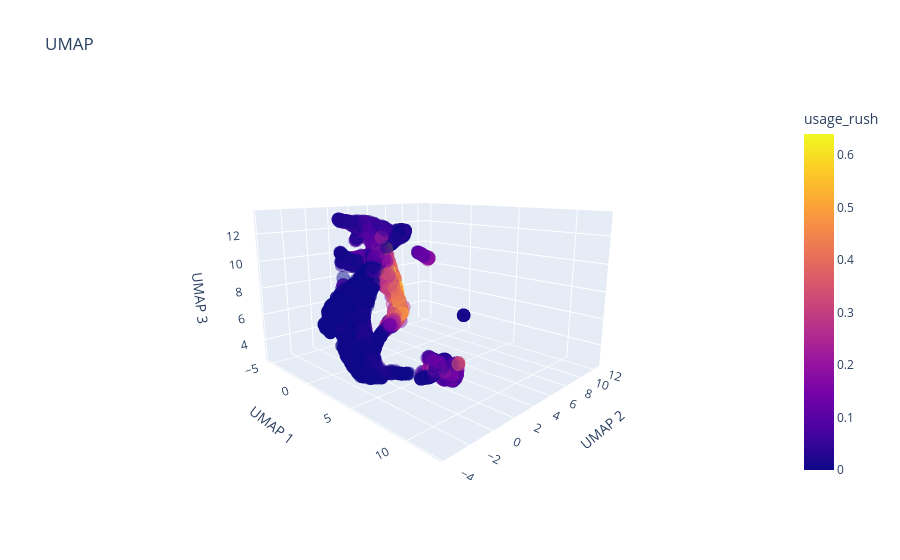

This figure's notebook cell:
### Code cell
import plotly.express as px

X_umap = umap.fit_transform(X_scaled)

df_umap = pd.DataFrame({
    "UMAP 1": X_umap[:, 0],
    "UMAP 2": X_umap[:, 1],
    "UMAP 3": X_umap[:, 2]
})

df_umap['usage_rush'] = numeric_df.usage_rush

fig = px.scatter_3d(
    df_umap,
    x="UMAP 1",
    y="UMAP 2",
    z="UMAP 3",
    opacity=0.5,
    title="UMAP",
    color = 'usage_rush'
)

fig.update_layout(
    scene=dict(
        xaxis_title="UMAP 1",
        yaxis_title="UMAP 2",
        zaxis_title="UMAP 3",
        camera=dict(
            eye=dict(x=1.5, y=-1.5, z=0.5)  # roughly similar to elev=10, azim=-45
        )
    )
)

fig.show()

### Figure 1 — Plotly figure (JSON) as saved in the notebook; plotly's stock layout.template omitted (floating-point values rounded to 4 significant figures; data arrays with more than 128 entries replaced by an {"elided": "..."} marker saying what was removed)
{"data": [{"hovertemplate": "UMAP 1=%{x}<br>UMAP 2=%{y}<br>UMAP 3=%{z}<br>usage_rush=%{marker.color}<extra></extra>", "legendgroup": "", "marker": {"color": {"elided": "12408 float values"}, "coloraxis": "coloraxis", "opacity": 0.5, "symbol": "circle"}, "mode": "markers", "name": "", "scene": "scene", "showlegend": false, "type": "scatter3d", "x": {"elided": "12408 float values"}, "y": {"elided": "12408 float values"}, "z": {"elided": "12408 float values"}}], "layout": {"coloraxis": {"colorbar": {"title": {"text": "usage_rush"}}, "colorscale": [[0, "#0d0887"], [0.1111, "#46039f"], [0.2222, "#7201a8"], [0.3333, "#9c179e"], [0.4444, "#bd3786"], [0.5556, "#d8576b"], [0.6667, "#ed7953"], [0.7778, "#fb9f3a"], [0.8889, "#fdca26"], [1, "#f0f921"]]}, "legend": {"tracegroupgap": 0}, "scene": {"camera": {"eye": {"x": 1.5, "y": -1.5, "z": 0.5}}, "domain": {"x": [0, 1], "y": [0, 1]}, "xaxis": {"title": {"text": "UMAP 1"}}, "yaxis": {"title": {"text": "UMAP 2"}}, "zaxis": {"title": {"text": "UMAP 3"}}}, "title": {"text": "UMAP"}}}
